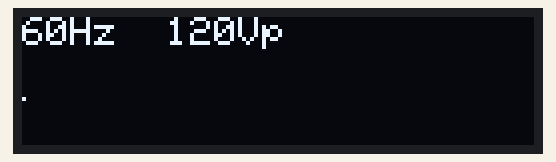
This sketch was run on a simulated Arduino Uno, built with avr-gcc and run on an emulated ATmega328P. Parts: 128×32 one-colour display.

Above: at 0.2 s.
At 4.86 s:
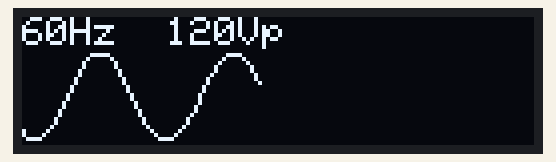
At 9.84 s:
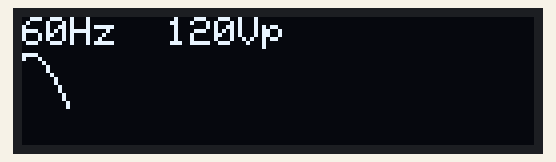
At 19.8 s:
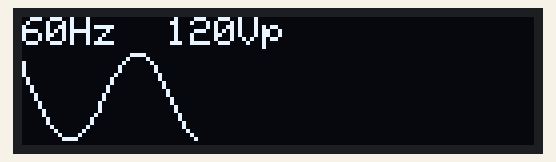
At 29.76 s:
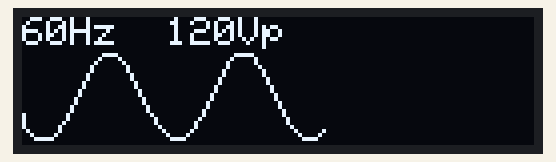
At 39.72 s:
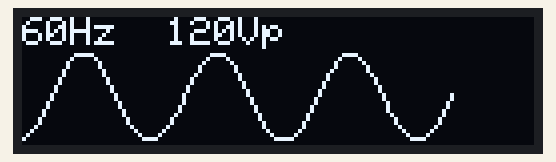

The sketch:

Grafica.ino
```cpp
#include <Wire.h>
#include <Adafruit_GFX.h>
#include <Adafruit_SSD1306.h>

#define SCREEN_WIDTH 128
#define SCREEN_HEIGHT 32
#define OLED_RESET 4
Adafruit_SSD1306 display(SCREEN_WIDTH, SCREEN_HEIGHT, &Wire, OLED_RESET);

// --- Parametros de la senoidal ---
#define FREQ_HZ     60.0      // frecuencia en Hz
#define AMPLITUDE_V 120.0     // amplitud pico en V

// --- Tiempo simulado ---
float t = 0;
const float dt = 0.0005;      // paso de tiempo por pixel (0.5 ms) -> controla "zoom" en el tiempo

// --- Area del grafico (deja 9px arriba para el texto) ---
#define GRAPH_TOP    9
#define GRAPH_BOTTOM (SCREEN_HEIGHT - 1)
#define GRAPH_CENTER ((GRAPH_TOP + GRAPH_BOTTOM) / 2.0)
#define GRAPH_HALF   ((GRAPH_BOTTOM - GRAPH_TOP) / 2.0)

int x = 0;
int lastx = 0;
int lasty = (int)GRAPH_CENTER;

void setup() {
  display.begin(SSD1306_SWITCHCAPVCC, 0x3C);
  display.clearDisplay();
  display.setTextSize(1);
  display.setTextColor(WHITE);
}

void loop() {
  if (x > 127) {
    display.clearDisplay();
    x = 0;
    lastx = 0;
  }

  // v(t) = A * sin(2*pi*f*t)
  float v = AMPLITUDE_V * sin(2.0 * PI * FREQ_HZ * t);

  // Escalar el voltaje (-120V a +120V) al area del grafico
  int y = (int)(GRAPH_CENTER - (v / AMPLITUDE_V) * GRAPH_HALF);
  y = constrain(y, GRAPH_TOP, GRAPH_BOTTOM);

  display.writeLine(lastx, lasty, x, y, WHITE);
  lasty = y;
  lastx = x;

  // --- Etiqueta superior ---
  display.fillRect(0, 0, SCREEN_WIDTH, 8, BLACK);
  display.setCursor(0, 0);
  display.print("60Hz  120Vp");

  display.display();

  t += dt;
  x++;
}
```
